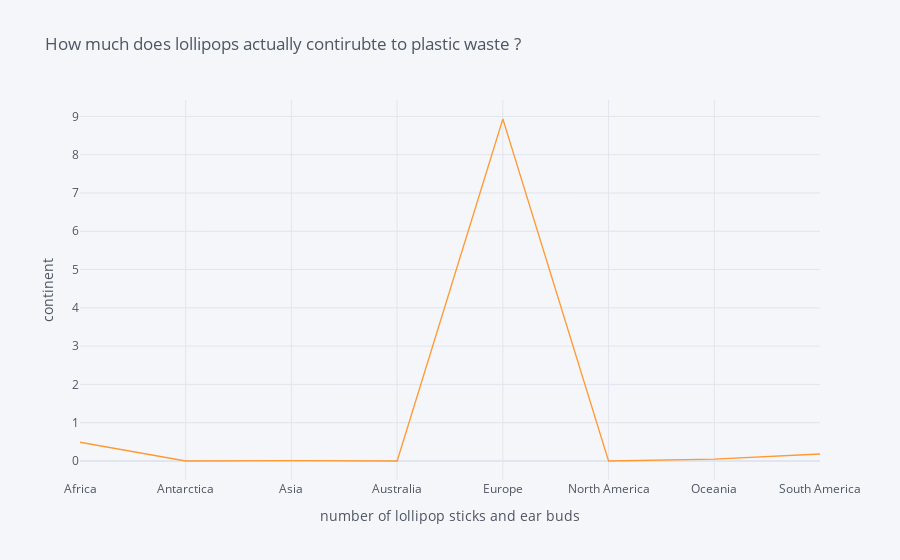

This figure's notebook cell:
### Markdown cell above
We will draw a scatter plot for the count of lollipo sticks in every continent using the columns 'SUM_HardSoftLollipopStick_EarBu' and 'CONTINENT'

### Code cell
# draw the scatter plot
columns = ["SUM_HardSoftLollipopStick_EarBu"]
for col in columns:
    x = plastics.groupby("CONTINENT")[col].mean()
    
x.iplot(kind='line', title='How much does lollipops actually contirubte to plastic waste ?', yTitle='continent', xTitle='number of lollipop sticks and ear buds')

### Figure 1 — Plotly figure (JSON) as saved in the notebook; plotly's stock layout.template omitted (floating-point values rounded to 4 significant figures)
{"data": [{"line": {"color": "rgba(255, 153, 51, 1.0)", "dash": "solid", "shape": "linear", "width": 1.3}, "mode": "lines", "name": "SUM_HardSoftLollipopStick_EarBu", "text": "", "type": "scatter", "x": ["Africa", "Antarctica", "Asia", "Australia", "Europe", "North America", "Oceania", "South America"], "y": [0.4901, 0, 0.01224, 0, 8.933, 0.0006477, 0.04785, 0.1826]}], "layout": {"legend": {"bgcolor": "#F5F6F9", "font": {"color": "#4D5663"}}, "paper_bgcolor": "#F5F6F9", "plot_bgcolor": "#F5F6F9", "title": {"font": {"color": "#4D5663"}, "text": "How much does lollipops actually contirubte to plastic waste ?"}, "xaxis": {"gridcolor": "#E1E5ED", "showgrid": true, "tickfont": {"color": "#4D5663"}, "title": {"font": {"color": "#4D5663"}, "text": "number of lollipop sticks and ear buds"}, "zerolinecolor": "#E1E5ED"}, "yaxis": {"gridcolor": "#E1E5ED", "showgrid": true, "tickfont": {"color": "#4D5663"}, "title": {"font": {"color": "#4D5663"}, "text": "continent"}, "zerolinecolor": "#E1E5ED"}}}
